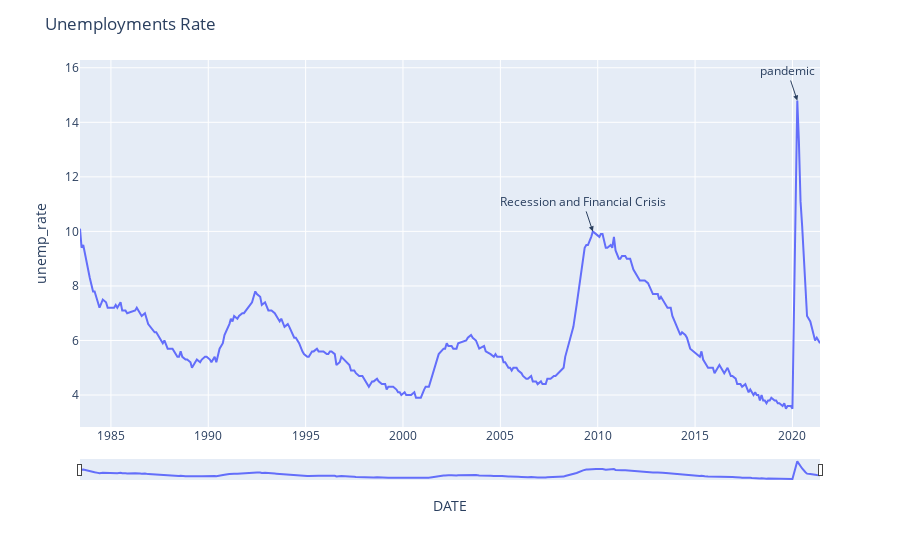

Notebook code for this chart:
### Markdown cell above
Let’s break down what we’ve done here:
 

We used px.scatter to draw scatter polt find any correlation between oil price and unemployment rate.

as we can see R2 is 0.03 and coefficient is 0.19(weak positive correlation)

### Code cell
import plotly.express as px
# Construct the graph and style it. Further customize your graph by editing this code.
# See Plotly Documentation for help: https://plotly.com/python/plotly-express/
fig = px.line(df, x='DATE', y='unemp_rate', line_shape='linear')
fig.update_layout(
    title='  Unemployments Rate', 
    xaxis = dict(
        showgrid=True, 
        rangeslider = dict(
            visible=True, 
            thickness=0.05
        )
    ), 
    yaxis = dict(
        showgrid=True
    ), 
    legend = dict(
        orientation='v'
    ), 
    paper_bgcolor='#FFFFFF'
)
#fig.show(renderer="iframe")
fig.add_annotation(x='2009-10-01', y=10,
            text="Recession and Financial Crisis",
            showarrow=True,
            arrowhead=2)
fig.add_annotation(x='2020-04-01', y=14.8,
            text="pandemic",
            showarrow=True,
            arrowhead=2)

### Figure 1 — Plotly figure (JSON) as saved in the notebook; plotly's stock layout.template omitted (floating-point values rounded to 4 significant figures; data arrays with more than 128 entries replaced by an {"elided": "..."} marker saying what was removed)
{"data": [{"hovertemplate": "DATE=%{x}<br>unemp_rate=%{y}<extra></extra>", "legendgroup": "", "line": {"color": "#636efa", "dash": "solid", "shape": "linear"}, "marker": {"symbol": "circle"}, "mode": "lines", "name": "", "orientation": "v", "showlegend": false, "type": "scatter", "x": {"elided": "299 str values"}, "xaxis": "x", "y": {"elided": "299 float values"}, "yaxis": "y"}], "layout": {"annotations": [{"arrowhead": 2, "showarrow": true, "text": "Recession and Financial Crisis", "x": "2009-10-01", "y": 10}, {"arrowhead": 2, "showarrow": true, "text": "pandemic", "x": "2020-04-01", "y": 14.8}], "legend": {"orientation": "v", "tracegroupgap": 0}, "margin": {"t": 60}, "paper_bgcolor": "#FFFFFF", "title": {"text": "  Unemployments Rate"}, "xaxis": {"anchor": "y", "domain": [0, 1], "rangeslider": {"thickness": 0.05, "visible": true}, "showgrid": true, "title": {"text": "DATE"}}, "yaxis": {"anchor": "x", "domain": [0, 1], "showgrid": true, "title": {"text": "unemp_rate"}}}}
